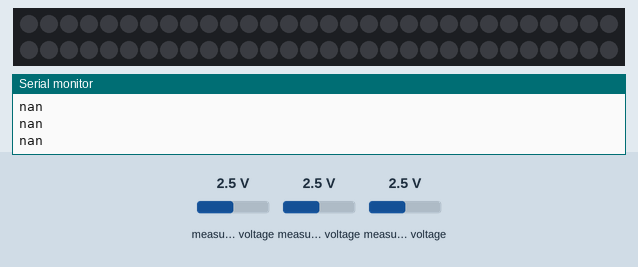
A sketch run on a simulated ATtiny85, built with avr-gcc and run on an emulated ATtiny85. Shown: 60 RGB LEDs in strip order, left to right, continuing on the next row, the last lines printed to the serial monitor. The test bench sets the inputs (shaded band); at power-on: measured voltage 2.5 V. Random numbers use the default seed unless the sketch sets one.

Above: at 1.2 s.
1.3 s: measured voltage (sensor 203) set to 0.2 V
2.8 s: measured voltage (sensor 203) set to 0 V
5.3 s: measured voltage (sensor 200) set to 0.2 V
6.8 s: measured voltage (sensor 200) set to 0 V
At 7.32 s:
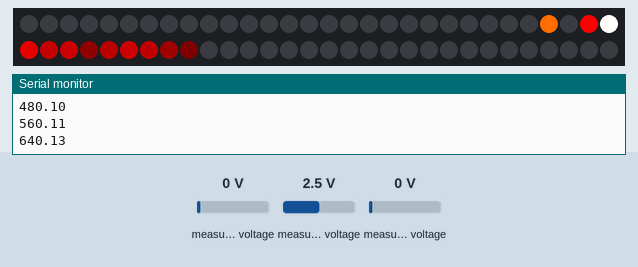
At 7.86 s:
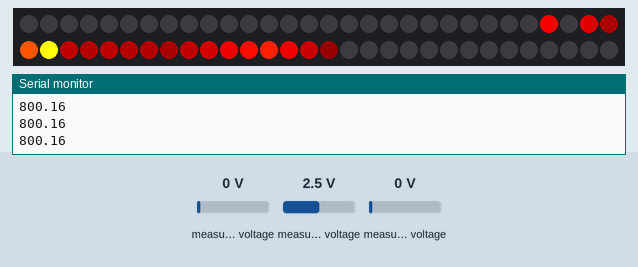
8.6 s: measured voltage (sensor 201) set to 0.2 V
At 8.73 s:
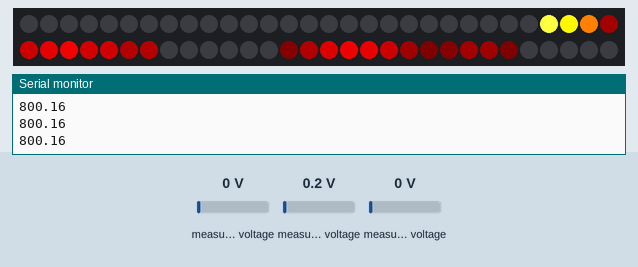
10.9 s: measured voltage (sensor 201) set to 0 V
At 11.6 s:
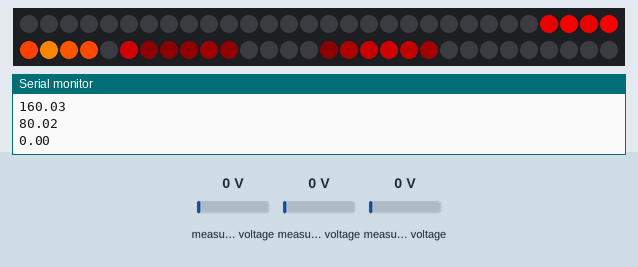

Measured:
- the behaviour switches between 0.1 and 0 V on measured voltage (sensor 200) (found by bisection; images 0 and 1)
- the behaviour switches between 0.1 and 0 V on measured voltage (sensor 201) (found by bisection; images 3 and 4)
- after the input at 6.8 s, the LEDs: first change after 0.12 s (image 1 shows a later state)

The sketch:

meteor.ino
```cpp
#include "FastLED.h"
#include <Adafruit_ADS1015.h>
#define NUM_LEDS 60
#define START_LEDS 26
CRGB leds[NUM_LEDS];
#define PIN 14
Adafruit_ADS1115 adc;

// Smoothing
#define BUFFERSIZE 10
float vBuffer[BUFFERSIZE];
float aBuffer[BUFFERSIZE];

// Settings
int numOfLeds, lightR, lightG, lightB, wattZero, lightBrightness, wattHourScale, waterWeight;
float roomTemp, targetTemp;
unsigned long wattHourLength;
float w, v, a, s;
float c, spa, spe;

void setup()
{
  adc.begin();
  FastLED.addLeds<WS2811, PIN, GRB>(leds, NUM_LEDS).setCorrection( TypicalLEDStrip );
  Serial.begin(9600);
  setAll(0,0,0);
}


void loop() {
  //meteorRain(255,255,255,10, 64, true, 30);
  a = getAmps();
  //spa=mapFloat(a,0,20,0,200);
  //c=mapFloat(a,0,20,55,100);
  Serial.println(a);

  if (a > 0.15f)
    Fire(55, 120, 15);
  else
    Fire(55, 0, 15);


  //Cooling 55 (20-100),
  //Sparking 120 (50-200),
  //SpeedDelay 15 (0-20)


}

void fadeToBlack(int ledNo, byte fadeValue) {
 #ifdef ADAFRUIT_NEOPIXEL_H
    // NeoPixel
    uint32_t oldColor;
    uint8_t r, g, b;
    int value;

    oldColor = strip.getPixelColor(ledNo);
    r = (oldColor & 0x00ff0000UL) >> 16;
    g = (oldColor & 0x0000ff00UL) >> 8;
    b = (oldColor & 0x000000ffUL);

    r=(r<=10)? 0 : (int) r-(r*fadeValue/256);
    g=(g<=10)? 0 : (int) g-(g*fadeValue/256);
    b=(b<=10)? 0 : (int) b-(b*fadeValue/256);

    strip.setPixelColor(ledNo, r,g,b);
 #endif
 #ifndef ADAFRUIT_NEOPIXEL_H
   // FastLED
   leds[ledNo].fadeToBlackBy( fadeValue );
 #endif
}


void showStrip() {
 #ifdef ADAFRUIT_NEOPIXEL_H
   // NeoPixel
   strip.show();
 #endif
 #ifndef ADAFRUIT_NEOPIXEL_H
   // FastLED
   FastLED.show();
 #endif
}

void setAll(byte red, byte green, byte blue) {
  for(int i = 0; i < NUM_LEDS; i++ ) {
    setPixel(i, red, green, blue);
  }
  showStrip();
}

void setPixel(int Pixel, byte red, byte green, byte blue) {
 #ifdef ADAFRUIT_NEOPIXEL_H
   // NeoPixel
   strip.setPixelColor(Pixel, strip.Color(red, green, blue));
 #endif
 #ifndef ADAFRUIT_NEOPIXEL_H
   // FastLED
   leds[Pixel].r = red;
   leds[Pixel].g = green;
   leds[Pixel].b = blue;
 #endif
}


void Fire(int Cooling, int Sparking, int SpeedDelay) {
  static byte heat[NUM_LEDS];
  int cooldown;

  // Step 1.  Cool down every cell a little
  for( int i = 0; i < NUM_LEDS; i++) {
    cooldown = random(0, ((Cooling * 10) / NUM_LEDS) + 2);

    if(cooldown>heat[i]) {
      heat[i]=0;
    } else {
      heat[i]=heat[i]-cooldown;
    }
  }

  // Step 2.  Heat from each cell drifts 'up' and diffuses a little
  for( int k= NUM_LEDS - 1; k >= 2; k--) {
    heat[k] = (heat[k - 1] + heat[k - 2] + heat[k - 2]) / 3;
  }

  // Step 3.  Randomly ignite new 'sparks' near the bottom
  if( random(255) < Sparking ) {
    int y = random(7);
    heat[y] = heat[y] + random(160,255);
    //heat[y] = random(160,255);
  }

  // Step 4.  Convert heat to LED colors
  for( int j = 0; j < NUM_LEDS - START_LEDS; j++) {
    setPixelHeatColor(j + START_LEDS, heat[j] );
  }

  showStrip();
  delay(SpeedDelay);
}

void setPixelHeatColor (int Pixel, byte temperature) {
  // Scale 'heat' down from 0-255 to 0-191
  byte t192 = round((temperature/255.0)*191);

  // calculate ramp up from
  byte heatramp = t192 & 0x3F; // 0..63
  heatramp <<= 2; // scale up to 0..252

  // figure out which third of the spectrum we're in:
  if( t192 > 0x80) {                     // hottest
    setPixel(Pixel, 255, 255, heatramp);
  } else if( t192 > 0x40 ) {             // middle
    setPixel(Pixel, 255, heatramp, 0);
  } else {                               // coolest
    setPixel(Pixel, heatramp, 0, 0);
  }
}
```

Math.ino
```cpp
float rollingAverage(float *store, int size, float entry) {
  float total = 0;
  float result;
  for(int i=0; i<size-1; i++) {
    store[i] = store[i+1];
    total += store[i];
  }
  store[size-1] = entry;
  total += entry;
  result = total / size;
  return result;
}

float mapFloat(float x, float in_min, float in_max, float out_min, float out_max)
{
 return (x - in_min) * (out_max - out_min) / (in_max - in_min) + out_min;
}
```

Power.ino
```cpp
unsigned long totalWatts;
unsigned long startTime;
unsigned long samples;

int16_t vSense;
int16_t adcMax;
float vDivider;
float volts;

float getWattHours() {
  totalWatts += getWatts();
  samples++;
  unsigned long currentTime = millis() - startTime;
  float elapsedTime = (float) currentTime / 1000.0;
  float averageWatts = totalWatts / samples;
  float wattSeconds = averageWatts * elapsedTime;
  float wattHours = wattSeconds / 3600;

  return wattHours;
}

int getWatts() {
  // Return watts
  return (int) (getVolts() * getAmps());
}

float getVolts() {
  // Get voltage
  float vcc = float(getVCC()) / 1000;
  int16_t vSense = adc.readADC_SingleEnded(2);
  if(vSense < 0) vSense = 0;
  int16_t adcMax = adc.readADC_SingleEnded(3);
  float vDivider = vSense * (vcc / adcMax);
  float volts = vDivider / (2200.0 / (50000.0 + 2200.0));
  return rollingAverage(vBuffer, BUFFERSIZE, volts);
}

float getAmps() {
  // Get current
  float vcc = float(getVCC()) / 1000;
  int16_t cSense = adc.readADC_SingleEnded(0);
  int16_t cRef = adc.readADC_SingleEnded(1);
  int16_t adcMax = adc.readADC_SingleEnded(3);
  float cIn = cSense * (vcc / adcMax);
  float cRefIn = cRef * (vcc / adcMax);
  float amps = abs((cIn - cRefIn) * 200.0 / 1.25);
  //return amps;
  return rollingAverage(aBuffer, BUFFERSIZE, amps);
}

long getVCC() {
  #if defined(__AVR_ATmega32U4__) || defined(__AVR_ATmega1280__) || defined(__AVR_ATmega2560__)
    ADMUX = _BV(REFS0) | _BV(MUX4) | _BV(MUX3) | _BV(MUX2) | _BV(MUX1);
  #elif defined (__AVR_ATtiny24__) || defined(__AVR_ATtiny44__) || defined(__AVR_ATtiny84__)
    ADMUX = _BV(MUX5) | _BV(MUX0);
  #elif defined (__AVR_ATtiny25__) || defined(__AVR_ATtiny45__) || defined(__AVR_ATtiny85__)
    ADMUX = _BV(MUX3) | _BV(MUX2);
  #else
    ADMUX = _BV(REFS0) | _BV(MUX3) | _BV(MUX2) | _BV(MUX1);
  #endif

  delay(2);
  ADCSRA |= _BV(ADSC);
  while (bit_is_set(ADCSRA,ADSC));

  uint8_t low  = ADCL;
  uint8_t high = ADCH;

  long result = (high<<8) | low;

  result = 1125300L / result;
  return result;
}
```
